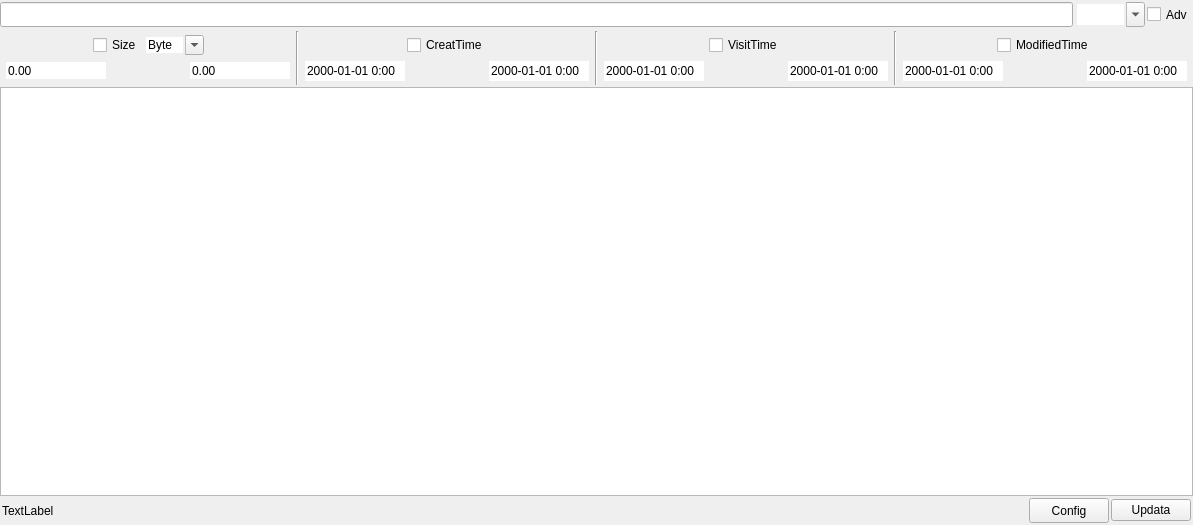
<?xml version="1.0" encoding="UTF-8"?>
<ui version="4.0">
 <class>SearchFile</class>
 <widget class="QWidget" name="SearchFile">
  <property name="geometry">
   <rect>
    <x>0</x>
    <y>0</y>
    <width>1193</width>
    <height>525</height>
   </rect>
  </property>
  <property name="windowTitle">
   <string>Form</string>
  </property>
  <layout class="QVBoxLayout" name="verticalLayout">
   <property name="spacing">
    <number>0</number>
   </property>
   <property name="leftMargin">
    <number>0</number>
   </property>
   <property name="topMargin">
    <number>0</number>
   </property>
   <property name="rightMargin">
    <number>0</number>
   </property>
   <property name="bottomMargin">
    <number>0</number>
   </property>
   <item>
    <layout class="QHBoxLayout" name="horizontalLayout_3">
     <property name="spacing">
      <number>2</number>
     </property>
     <property name="leftMargin">
      <number>0</number>
     </property>
     <property name="topMargin">
      <number>2</number>
     </property>
     <property name="rightMargin">
      <number>0</number>
     </property>
     <property name="bottomMargin">
      <number>2</number>
     </property>
     <item>
      <widget class="QLineEdit" name="lineEdit">
       <property name="minimumSize">
        <size>
         <width>135</width>
         <height>25</height>
        </size>
       </property>
      </widget>
     </item>
     <item>
      <widget class="QComboBox" name="comboBox_Type">
       <property name="minimumSize">
        <size>
         <width>60</width>
         <height>25</height>
        </size>
       </property>
       <property name="editable">
        <bool>true</bool>
       </property>
       <property name="frame">
        <bool>false</bool>
       </property>
      </widget>
     </item>
     <item>
      <widget class="QCheckBox" name="checkBox_Adv">
       <property name="minimumSize">
        <size>
         <width>0</width>
         <height>25</height>
        </size>
       </property>
       <property name="text">
        <string>Adv</string>
       </property>
      </widget>
     </item>
    </layout>
   </item>
   <item>
    <widget class="QWidget" name="widget_AdvSearch" native="true">
     <property name="minimumSize">
      <size>
       <width>0</width>
       <height>0</height>
      </size>
     </property>
     <property name="maximumSize">
      <size>
       <width>16777215</width>
       <height>100</height>
      </size>
     </property>
     <layout class="QHBoxLayout" name="horizontalLayout_11">
      <property name="spacing">
       <number>2</number>
      </property>
      <property name="leftMargin">
       <number>2</number>
      </property>
      <property name="topMargin">
       <number>2</number>
      </property>
      <property name="rightMargin">
       <number>2</number>
      </property>
      <property name="bottomMargin">
       <number>2</number>
      </property>
      <item>
       <layout class="QVBoxLayout" name="verticalLayout_2">
        <property name="spacing">
         <number>2</number>
        </property>
        <property name="leftMargin">
         <number>2</number>
        </property>
        <property name="topMargin">
         <number>2</number>
        </property>
        <property name="rightMargin">
         <number>2</number>
        </property>
        <property name="bottomMargin">
         <number>2</number>
        </property>
        <item>
         <layout class="QHBoxLayout" name="horizontalLayout_2">
          <property name="spacing">
           <number>2</number>
          </property>
          <property name="leftMargin">
           <number>2</number>
          </property>
          <property name="topMargin">
           <number>2</number>
          </property>
          <property name="rightMargin">
           <number>2</number>
          </property>
          <property name="bottomMargin">
           <number>2</number>
          </property>
          <item>
           <spacer name="horizontalSpacer_3">
            <property name="orientation">
             <enum>Qt::Horizontal</enum>
            </property>
            <property name="sizeHint" stdset="0">
             <size>
              <width>40</width>
              <height>20</height>
             </size>
            </property>
           </spacer>
          </item>
          <item>
           <widget class="QCheckBox" name="checkBox_Size">
            <property name="text">
             <string>Size</string>
            </property>
           </widget>
          </item>
          <item>
           <widget class="QComboBox" name="comboBox_Unit">
            <property name="minimumSize">
             <size>
              <width>60</width>
              <height>20</height>
             </size>
            </property>
            <property name="editable">
             <bool>true</bool>
            </property>
            <property name="frame">
             <bool>false</bool>
            </property>
            <item>
             <property name="text">
              <string>Byte</string>
             </property>
            </item>
            <item>
             <property name="text">
              <string>KB</string>
             </property>
            </item>
            <item>
             <property name="text">
              <string>MB</string>
             </property>
            </item>
            <item>
             <property name="text">
              <string>GB</string>
             </property>
            </item>
            <item>
             <property name="text">
              <string>TB</string>
             </property>
            </item>
           </widget>
          </item>
          <item>
           <spacer name="horizontalSpacer_13">
            <property name="orientation">
             <enum>Qt::Horizontal</enum>
            </property>
            <property name="sizeHint" stdset="0">
             <size>
              <width>40</width>
              <height>20</height>
             </size>
            </property>
           </spacer>
          </item>
         </layout>
        </item>
        <item>
         <layout class="QHBoxLayout" name="horizontalLayout_7">
          <property name="spacing">
           <number>2</number>
          </property>
          <property name="leftMargin">
           <number>2</number>
          </property>
          <property name="topMargin">
           <number>2</number>
          </property>
          <property name="rightMargin">
           <number>2</number>
          </property>
          <property name="bottomMargin">
           <number>2</number>
          </property>
          <item>
           <widget class="QDoubleSpinBox" name="doubleSpinBox_Size">
            <property name="minimumSize">
             <size>
              <width>100</width>
              <height>0</height>
             </size>
            </property>
            <property name="maximumSize">
             <size>
              <width>16777215</width>
              <height>16777215</height>
             </size>
            </property>
            <property name="frame">
             <bool>false</bool>
            </property>
            <property name="buttonSymbols">
             <enum>QAbstractSpinBox::NoButtons</enum>
            </property>
            <property name="keyboardTracking">
             <bool>true</bool>
            </property>
           </widget>
          </item>
          <item>
           <spacer name="horizontalSpacer_6">
            <property name="orientation">
             <enum>Qt::Horizontal</enum>
            </property>
            <property name="sizeHint" stdset="0">
             <size>
              <width>40</width>
              <height>20</height>
             </size>
            </property>
           </spacer>
          </item>
          <item>
           <widget class="QDoubleSpinBox" name="doubleSpinBox_Size_2">
            <property name="minimumSize">
             <size>
              <width>100</width>
              <height>0</height>
             </size>
            </property>
            <property name="maximumSize">
             <size>
              <width>16777215</width>
              <height>16777215</height>
             </size>
            </property>
            <property name="frame">
             <bool>false</bool>
            </property>
            <property name="buttonSymbols">
             <enum>QAbstractSpinBox::NoButtons</enum>
            </property>
            <property name="keyboardTracking">
             <bool>true</bool>
            </property>
           </widget>
          </item>
         </layout>
        </item>
       </layout>
      </item>
      <item>
       <widget class="Line" name="line">
        <property name="orientation">
         <enum>Qt::Vertical</enum>
        </property>
       </widget>
      </item>
      <item>
       <layout class="QVBoxLayout" name="verticalLayout_3">
        <property name="spacing">
         <number>2</number>
        </property>
        <property name="leftMargin">
         <number>2</number>
        </property>
        <property name="topMargin">
         <number>2</number>
        </property>
        <property name="rightMargin">
         <number>2</number>
        </property>
        <property name="bottomMargin">
         <number>2</number>
        </property>
        <item>
         <layout class="QHBoxLayout" name="horizontalLayout_8">
          <property name="spacing">
           <number>2</number>
          </property>
          <property name="leftMargin">
           <number>2</number>
          </property>
          <property name="topMargin">
           <number>2</number>
          </property>
          <property name="rightMargin">
           <number>2</number>
          </property>
          <property name="bottomMargin">
           <number>2</number>
          </property>
          <item>
           <spacer name="horizontalSpacer">
            <property name="orientation">
             <enum>Qt::Horizontal</enum>
            </property>
            <property name="sizeHint" stdset="0">
             <size>
              <width>40</width>
              <height>20</height>
             </size>
            </property>
           </spacer>
          </item>
          <item>
           <widget class="QCheckBox" name="checkBox_Creattime">
            <property name="text">
             <string>CreatTime</string>
            </property>
           </widget>
          </item>
          <item>
           <spacer name="horizontalSpacer_9">
            <property name="orientation">
             <enum>Qt::Horizontal</enum>
            </property>
            <property name="sizeHint" stdset="0">
             <size>
              <width>40</width>
              <height>20</height>
             </size>
            </property>
           </spacer>
          </item>
         </layout>
        </item>
        <item>
         <layout class="QHBoxLayout" name="horizontalLayout_6">
          <property name="spacing">
           <number>2</number>
          </property>
          <property name="leftMargin">
           <number>2</number>
          </property>
          <property name="topMargin">
           <number>2</number>
          </property>
          <property name="rightMargin">
           <number>2</number>
          </property>
          <property name="bottomMargin">
           <number>2</number>
          </property>
          <item>
           <widget class="QDateTimeEdit" name="dateTimeEdit_Creattime">
            <property name="minimumSize">
             <size>
              <width>0</width>
              <height>17</height>
             </size>
            </property>
            <property name="maximumSize">
             <size>
              <width>100</width>
              <height>28</height>
             </size>
            </property>
            <property name="frame">
             <bool>false</bool>
            </property>
            <property name="buttonSymbols">
             <enum>QAbstractSpinBox::NoButtons</enum>
            </property>
            <property name="keyboardTracking">
             <bool>true</bool>
            </property>
            <property name="displayFormat">
             <string>yyyy-MM-dd H:mm</string>
            </property>
           </widget>
          </item>
          <item>
           <spacer name="horizontalSpacer_7">
            <property name="orientation">
             <enum>Qt::Horizontal</enum>
            </property>
            <property name="sizeHint" stdset="0">
             <size>
              <width>40</width>
              <height>20</height>
             </size>
            </property>
           </spacer>
          </item>
          <item>
           <widget class="QDateTimeEdit" name="dateTimeEdit_Creattime_2">
            <property name="minimumSize">
             <size>
              <width>0</width>
              <height>17</height>
             </size>
            </property>
            <property name="maximumSize">
             <size>
              <width>100</width>
              <height>28</height>
             </size>
            </property>
            <property name="frame">
             <bool>false</bool>
            </property>
            <property name="buttonSymbols">
             <enum>QAbstractSpinBox::NoButtons</enum>
            </property>
            <property name="keyboardTracking">
             <bool>true</bool>
            </property>
            <property name="displayFormat">
             <string>yyyy-MM-dd H:mm</string>
            </property>
           </widget>
          </item>
         </layout>
        </item>
       </layout>
      </item>
      <item>
       <widget class="Line" name="line_2">
        <property name="orientation">
         <enum>Qt::Vertical</enum>
        </property>
       </widget>
      </item>
      <item>
       <layout class="QVBoxLayout" name="verticalLayout_5">
        <property name="spacing">
         <number>2</number>
        </property>
        <property name="leftMargin">
         <number>2</number>
        </property>
        <property name="topMargin">
         <number>2</number>
        </property>
        <property name="rightMargin">
         <number>2</number>
        </property>
        <property name="bottomMargin">
         <number>2</number>
        </property>
        <item>
         <layout class="QHBoxLayout" name="horizontalLayout_10">
          <property name="spacing">
           <number>2</number>
          </property>
          <property name="leftMargin">
           <number>2</number>
          </property>
          <property name="topMargin">
           <number>2</number>
          </property>
          <property name="rightMargin">
           <number>2</number>
          </property>
          <property name="bottomMargin">
           <number>2</number>
          </property>
          <item>
           <spacer name="horizontalSpacer_10">
            <property name="orientation">
             <enum>Qt::Horizontal</enum>
            </property>
            <property name="sizeHint" stdset="0">
             <size>
              <width>40</width>
              <height>20</height>
             </size>
            </property>
           </spacer>
          </item>
          <item>
           <widget class="QCheckBox" name="checkBox_VisitTime">
            <property name="text">
             <string>VisitTime</string>
            </property>
           </widget>
          </item>
          <item>
           <spacer name="horizontalSpacer_11">
            <property name="orientation">
             <enum>Qt::Horizontal</enum>
            </property>
            <property name="sizeHint" stdset="0">
             <size>
              <width>40</width>
              <height>20</height>
             </size>
            </property>
           </spacer>
          </item>
         </layout>
        </item>
        <item>
         <layout class="QHBoxLayout" name="horizontalLayout_5">
          <property name="spacing">
           <number>2</number>
          </property>
          <property name="leftMargin">
           <number>2</number>
          </property>
          <property name="topMargin">
           <number>2</number>
          </property>
          <property name="rightMargin">
           <number>2</number>
          </property>
          <property name="bottomMargin">
           <number>2</number>
          </property>
          <item>
           <widget class="QDateTimeEdit" name="dateTimeEdit_VisitTime">
            <property name="minimumSize">
             <size>
              <width>0</width>
              <height>20</height>
             </size>
            </property>
            <property name="maximumSize">
             <size>
              <width>100</width>
              <height>16777215</height>
             </size>
            </property>
            <property name="frame">
             <bool>false</bool>
            </property>
            <property name="buttonSymbols">
             <enum>QAbstractSpinBox::NoButtons</enum>
            </property>
            <property name="keyboardTracking">
             <bool>true</bool>
            </property>
            <property name="displayFormat">
             <string>yyyy-MM-dd H:mm</string>
            </property>
           </widget>
          </item>
          <item>
           <spacer name="horizontalSpacer_5">
            <property name="orientation">
             <enum>Qt::Horizontal</enum>
            </property>
            <property name="sizeHint" stdset="0">
             <size>
              <width>40</width>
              <height>20</height>
             </size>
            </property>
           </spacer>
          </item>
          <item>
           <widget class="QDateTimeEdit" name="dateTimeEdit_VisitTime_2">
            <property name="minimumSize">
             <size>
              <width>0</width>
              <height>20</height>
             </size>
            </property>
            <property name="maximumSize">
             <size>
              <width>100</width>
              <height>16777215</height>
             </size>
            </property>
            <property name="frame">
             <bool>false</bool>
            </property>
            <property name="buttonSymbols">
             <enum>QAbstractSpinBox::NoButtons</enum>
            </property>
            <property name="keyboardTracking">
             <bool>true</bool>
            </property>
            <property name="displayFormat">
             <string>yyyy-MM-dd H:mm</string>
            </property>
           </widget>
          </item>
         </layout>
        </item>
       </layout>
      </item>
      <item>
       <widget class="Line" name="line_3">
        <property name="orientation">
         <enum>Qt::Vertical</enum>
        </property>
       </widget>
      </item>
      <item>
       <layout class="QVBoxLayout" name="verticalLayout_4">
        <property name="spacing">
         <number>2</number>
        </property>
        <property name="leftMargin">
         <number>2</number>
        </property>
        <property name="topMargin">
         <number>2</number>
        </property>
        <property name="rightMargin">
         <number>2</number>
        </property>
        <property name="bottomMargin">
         <number>2</number>
        </property>
        <item>
         <layout class="QHBoxLayout" name="horizontalLayout_9">
          <property name="spacing">
           <number>2</number>
          </property>
          <property name="leftMargin">
           <number>2</number>
          </property>
          <property name="topMargin">
           <number>2</number>
          </property>
          <property name="rightMargin">
           <number>2</number>
          </property>
          <property name="bottomMargin">
           <number>2</number>
          </property>
          <item>
           <spacer name="horizontalSpacer_4">
            <property name="orientation">
             <enum>Qt::Horizontal</enum>
            </property>
            <property name="sizeHint" stdset="0">
             <size>
              <width>40</width>
              <height>20</height>
             </size>
            </property>
           </spacer>
          </item>
          <item>
           <widget class="QCheckBox" name="checkBox_ModifiedTime">
            <property name="text">
             <string>ModifiedTime</string>
            </property>
           </widget>
          </item>
          <item>
           <spacer name="horizontalSpacer_12">
            <property name="orientation">
             <enum>Qt::Horizontal</enum>
            </property>
            <property name="sizeHint" stdset="0">
             <size>
              <width>40</width>
              <height>20</height>
             </size>
            </property>
           </spacer>
          </item>
         </layout>
        </item>
        <item>
         <layout class="QHBoxLayout" name="horizontalLayout_4">
          <property name="spacing">
           <number>2</number>
          </property>
          <property name="leftMargin">
           <number>2</number>
          </property>
          <property name="topMargin">
           <number>2</number>
          </property>
          <property name="rightMargin">
           <number>2</number>
          </property>
          <property name="bottomMargin">
           <number>2</number>
          </property>
          <item>
           <widget class="QDateTimeEdit" name="dateTimeEdit_ModifiedTime">
            <property name="minimumSize">
             <size>
              <width>0</width>
              <height>20</height>
             </size>
            </property>
            <property name="maximumSize">
             <size>
              <width>100</width>
              <height>16777215</height>
             </size>
            </property>
            <property name="frame">
             <bool>false</bool>
            </property>
            <property name="buttonSymbols">
             <enum>QAbstractSpinBox::NoButtons</enum>
            </property>
            <property name="keyboardTracking">
             <bool>true</bool>
            </property>
            <property name="displayFormat">
             <string>yyyy-MM-dd H:mm</string>
            </property>
           </widget>
          </item>
          <item>
           <spacer name="horizontalSpacer_8">
            <property name="orientation">
             <enum>Qt::Horizontal</enum>
            </property>
            <property name="sizeHint" stdset="0">
             <size>
              <width>40</width>
              <height>20</height>
             </size>
            </property>
           </spacer>
          </item>
          <item>
           <widget class="QDateTimeEdit" name="dateTimeEdit_ModifiedTime_2">
            <property name="minimumSize">
             <size>
              <width>0</width>
              <height>20</height>
             </size>
            </property>
            <property name="maximumSize">
             <size>
              <width>100</width>
              <height>16777215</height>
             </size>
            </property>
            <property name="frame">
             <bool>false</bool>
            </property>
            <property name="buttonSymbols">
             <enum>QAbstractSpinBox::NoButtons</enum>
            </property>
            <property name="keyboardTracking">
             <bool>true</bool>
            </property>
            <property name="displayFormat">
             <string>yyyy-MM-dd H:mm</string>
            </property>
           </widget>
          </item>
         </layout>
        </item>
       </layout>
      </item>
     </layout>
    </widget>
   </item>
   <item>
    <widget class="QTableView" name="tableView">
     <property name="editTriggers">
      <set>QAbstractItemView::EditKeyPressed</set>
     </property>
     <property name="selectionBehavior">
      <enum>QAbstractItemView::SelectRows</enum>
     </property>
    </widget>
   </item>
   <item>
    <layout class="QHBoxLayout" name="horizontalLayout">
     <property name="spacing">
      <number>2</number>
     </property>
     <property name="leftMargin">
      <number>2</number>
     </property>
     <property name="topMargin">
      <number>2</number>
     </property>
     <property name="rightMargin">
      <number>2</number>
     </property>
     <property name="bottomMargin">
      <number>2</number>
     </property>
     <item>
      <widget class="QLabel" name="label_State">
       <property name="minimumSize">
        <size>
         <width>0</width>
         <height>25</height>
        </size>
       </property>
       <property name="maximumSize">
        <size>
         <width>16777215</width>
         <height>25</height>
        </size>
       </property>
       <property name="text">
        <string>TextLabel</string>
       </property>
      </widget>
     </item>
     <item>
      <spacer name="horizontalSpacer_2">
       <property name="orientation">
        <enum>Qt::Horizontal</enum>
       </property>
       <property name="sizeHint" stdset="0">
        <size>
         <width>40</width>
         <height>20</height>
        </size>
       </property>
      </spacer>
     </item>
     <item>
      <widget class="QPushButton" name="pushButton_Config">
       <property name="minimumSize">
        <size>
         <width>80</width>
         <height>25</height>
        </size>
       </property>
       <property name="maximumSize">
        <size>
         <width>80</width>
         <height>25</height>
        </size>
       </property>
       <property name="text">
        <string>Config</string>
       </property>
      </widget>
     </item>
     <item>
      <widget class="QPushButton" name="pushButton_Updata">
       <property name="text">
        <string>Updata</string>
       </property>
      </widget>
     </item>
    </layout>
   </item>
  </layout>
 </widget>
 <resources/>
 <connections/>
</ui>
